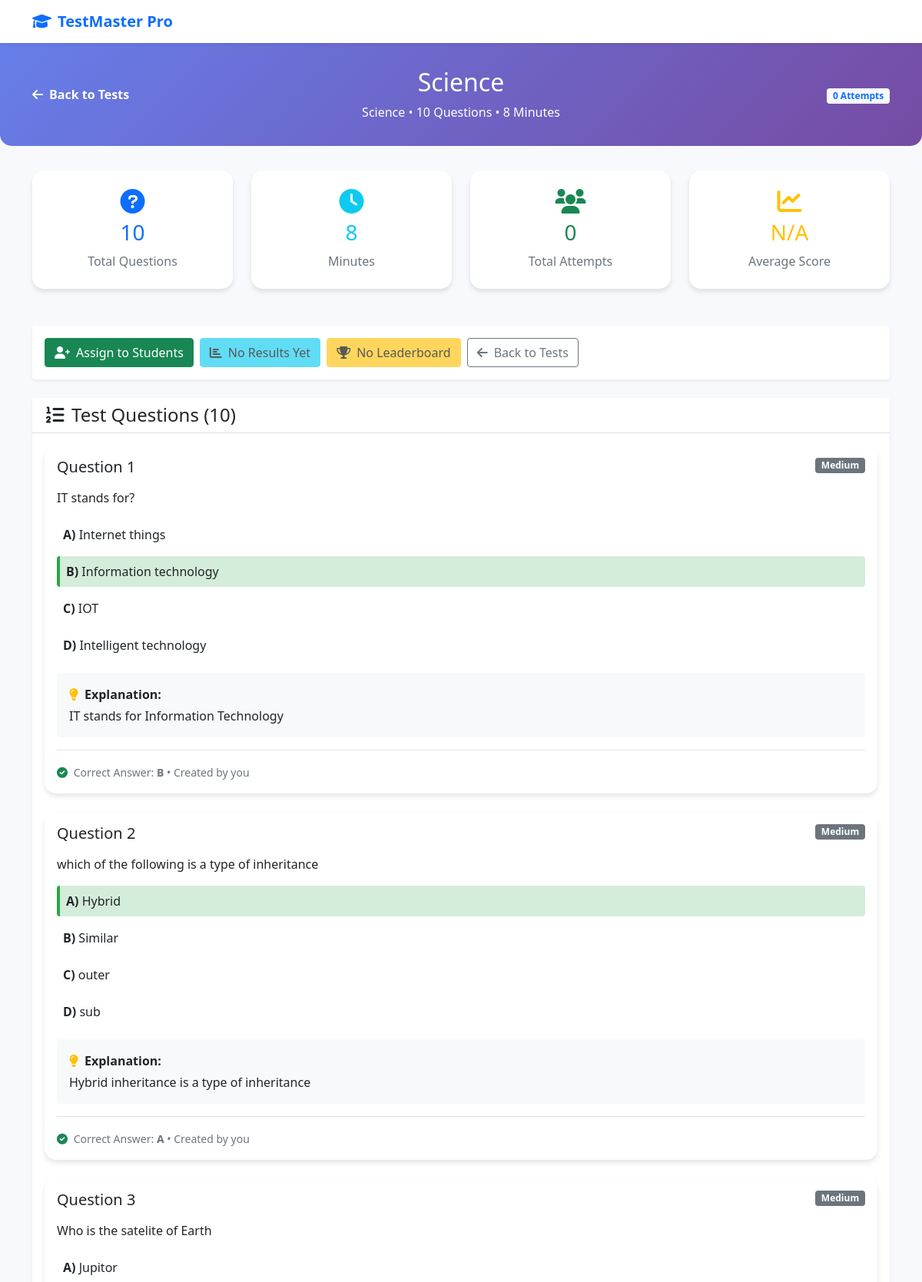
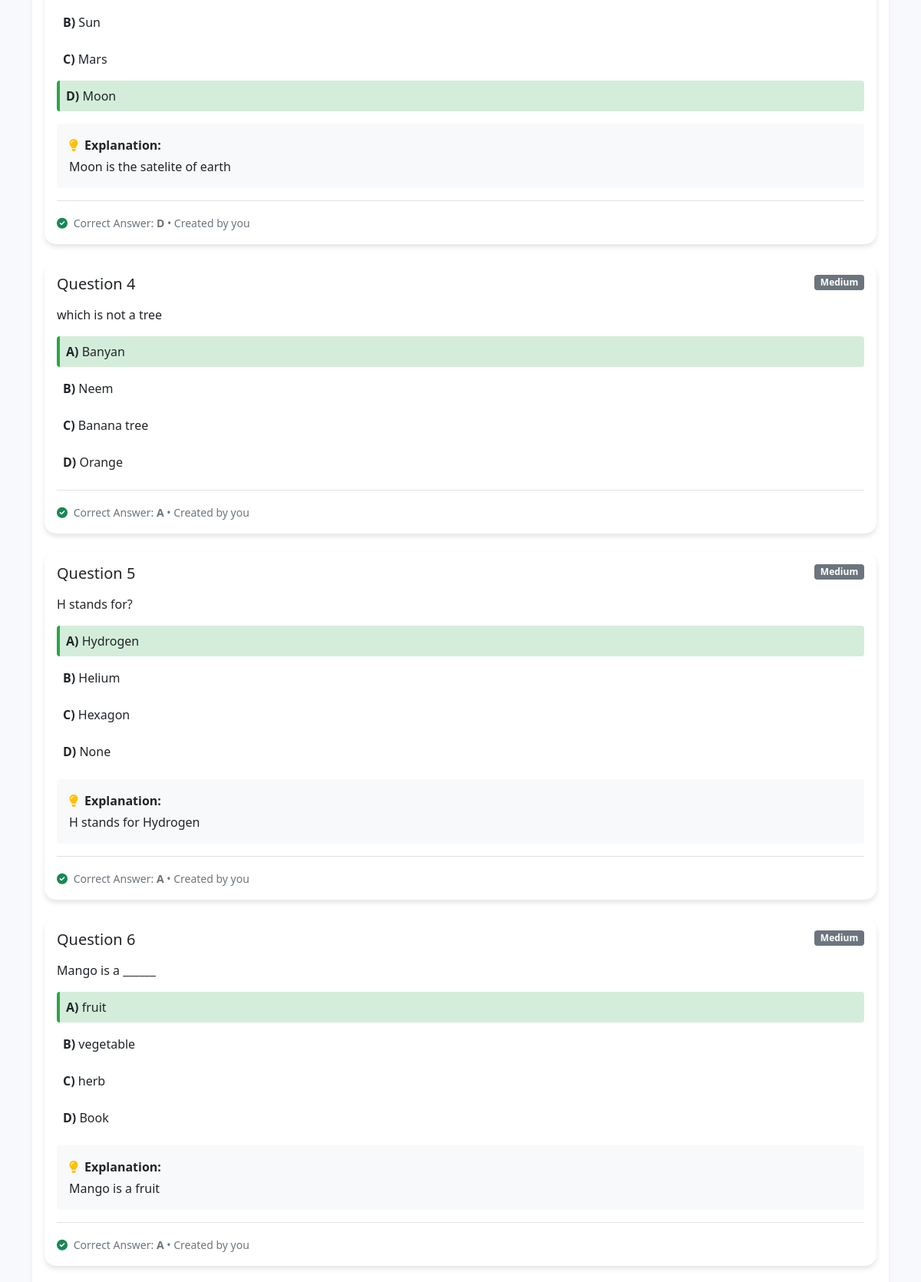
Screenshot of /teacher/view_test/2 (signed in, upper part) with the database file from the repository (2 pictures, top to bottom).
### models.py (models this page shows)
class TestPaper(db.Model):
    id = db.Column(db.Integer, primary_key=True)
    name = db.Column(db.String(200), nullable=False)
    description = db.Column(db.Text)
    subject = db.Column(db.String(100), nullable=False)
    total_questions = db.Column(db.Integer, nullable=False)
    duration = db.Column(db.Integer, nullable=False)
    created_by = db.Column(db.Integer, db.ForeignKey('user.id'), nullable=False)
    created_at = db.Column(db.DateTime, default=lambda: datetime.now(timezone.utc))
    is_active = db.Column(db.Boolean, default=True)
    questions = db.relationship('TestQuestion', backref='test_paper', cascade='all, delete-orphan')

class TestQuestion(db.Model):
    id = db.Column(db.Integer, primary_key=True)
    test_paper_id = db.Column(db.Integer, db.ForeignKey('test_paper.id'), nullable=False)
    question_id = db.Column(db.Integer, db.ForeignKey('question.id'), nullable=False)
    question_number = db.Column(db.Integer, nullable=False)
    question = db.relationship('Question', backref='test_questions')

class Question(db.Model):
    id = db.Column(db.Integer, primary_key=True)
    subject = db.Column(db.String(100), nullable=False)
    question_text = db.Column(db.Text, nullable=False)
    option_a = db.Column(db.Text, nullable=False)
    option_b = db.Column(db.Text, nullable=False)
    option_c = db.Column(db.Text, nullable=False)
    option_d = db.Column(db.Text, nullable=False)
    correct_answer = db.Column(db.String(1), nullable=False)
    explanation = db.Column(db.Text)
    difficulty = db.Column(db.String(20), default='medium')
    uploaded_by = db.Column(db.Integer, db.ForeignKey('user.id'), nullable=False)
    created_at = db.Column(db.DateTime, default=lambda: datetime.now(timezone.utc))
    is_active = db.Column(db.Boolean, default=True)

### app.py (the view)
@app.route('/teacher/view_test/<int:test_id>')
@login_required('teacher')
def view_test(test_id):
    try:
        test = TestPaper.query.filter_by(id=test_id, created_by=session['user_id']).first_or_404()
        test_questions = TestQuestion.query.filter_by(test_paper_id=test_id).order_by(TestQuestion.question_number).all()
        total_attempts = TestResult.query.filter_by(test_paper_id=test_id).count()
        avg_score_result = db.session.query(db.func.avg(TestResult.percentage)).filter_by(test_paper_id=test_id).scalar()
        avg_score = avg_score_result if avg_score_result is not None else 0
        return render_template('view_test.html',
                             test=test,
                             test_questions=test_questions,
                             total_attempts=total_attempts,
                             avg_score=avg_score)
    except Exception as e:
        logger.error(f"View test error: {str(e)}")
        flash('Error loading test details.', 'danger')
        return redirect(url_for('manage_tests'))

### app.py (called while the page is built)
def login_required(role=None):
    def decorator(f):
        @wraps(f)
        def decorated_function(*args, **kwargs):
            if 'user_id' not in session:
                flash('Please log in to access this page.', 'warning')
                return redirect(url_for('login'))
            user = db.session.get(User, session['user_id'])
            if not user or not user.is_active:
                session.clear()
                flash('Your account is not active or has been deleted.', 'danger')
                return redirect(url_for('login'))
            if role and session.get('role') != role:
                flash('You do not have permission to access this page.', 'danger')
                return redirect(url_for('dashboard'))
            return f(*args, **kwargs)
        return decorated_function
    return decorator

### templates/view_test.html (shortened to what this page needs)
<!DOCTYPE html>
<html lang="en">
<head>
    <link href="https://cdn.jsdelivr.net/npm/bootstrap@5.1.3/dist/css/bootstrap.min.css" rel="stylesheet">
    <link rel="stylesheet" href="https://cdnjs.cloudflare.com/ajax/libs/font-awesome/6.0.0/css/all.min.css">
</head>
<body>
    <nav class="navbar navbar-light bg-white shadow-sm">
        <div class="container">
            <a class="navbar-brand fw-bold text-primary" href="{{ url_for('teacher_dashboard') }}">
                <i class="fas fa-graduation-cap me-2"></i>TestMaster Pro
            </a>
        </div>
    </nav>
    <div class="test-header">
        <div class="container">
            <div class="row align-items-center">
                <div class="col">
                    <a href="{{ url_for('manage_tests') }}" class="back-btn">
                        <i class="fas fa-arrow-left me-2"></i>Back to Tests
                    </a>
                </div>
                <div class="col text-center">
                    <h1 class="h2 mb-2">{{ test.name }}</h1>
                    <p class="mb-0">{{ test.subject }} • {{ test.total_questions }} Questions • {{ test.duration }} Minutes</p>
                </div>
                <div class="col text-end">
                    <span class="badge bg-light text-primary">{{ total_attempts }} Attempts</span>
                </div>
            </div>
        </div>
    </div>
    <div class="container">
        <div class="row mb-4">
            <div class="col-md-3">
                <div class="stats-card text-center">
                    <i class="fas fa-question-circle fa-2x text-primary mb-2"></i>
                    <h3 class="text-primary">{{ test.total_questions }}</h3>
                    <p class="text-muted mb-0">Total Questions</p>
                </div>
            </div>
            <div class="col-md-3">
                <div class="stats-card text-center">
                    <i class="fas fa-clock fa-2x text-info mb-2"></i>
                    <h3 class="text-info">{{ test.duration }}</h3>
                    <p class="text-muted mb-0">Minutes</p>
                </div>
            </div>
            <div class="col-md-3">
                <div class="stats-card text-center">
                    <i class="fas fa-users fa-2x text-success mb-2"></i>
                    <h3 class="text-success">{{ total_attempts }}</h3>
                    <p class="text-muted mb-0">Total Attempts</p>
                </div>
            </div>
            <div class="col-md-3">
                <div class="stats-card text-center">
                    <i class="fas fa-chart-line fa-2x text-warning mb-2"></i>
                    <h3 class="text-warning">
                        {% if total_attempts > 0 %}
                            {{ "%.1f"|format(avg_score) }}%
                        {% else %}
                            N/A
                        {% endif %}
                    </h3>
                    <p class="text-muted mb-0">Average Score</p>
                </div>
            </div>
        </div>
        <div class="card mb-4 border-0 shadow-sm">
            <div class="card-body">
                <div class="d-flex gap-2 flex-wrap">
                    <a href="{{ url_for('assign_test_to_students', test_id=test.id) }}" class="btn btn-success">
                        <i class="fas fa-user-plus me-2"></i>Assign to Students
                    </a>
                    {% if total_attempts > 0 %}
                    <a href="{{ url_for('test_results', test_id=test.id) }}" class="btn btn-info">
                        <i class="fas fa-chart-bar me-2"></i>View Results
                    </a>
                    <a href="{{ url_for('test_leaderboard', test_id=test.id) }}" class="btn btn-warning">
                        <i class="fas fa-trophy me-2"></i>Leaderboard
                    </a>
                    {% else %}
                    <button class="btn btn-info" disabled>
                        <i class="fas fa-chart-bar me-2"></i>No Results Yet
                    </button>
                    <button class="btn btn-warning" disabled>
                        <i class="fas fa-trophy me-2"></i>No Leaderboard
                    </button>
                    {% endif %}
                    <a href="{{ url_for('manage_tests') }}" class="btn btn-outline-secondary">
                        <i class="fas fa-arrow-left me-2"></i>Back to Tests
                    </a>
                </div>
            </div>
        </div>
        <div class="card border-0 shadow-sm">
            <div class="card-header bg-white">
                <h4 class="mb-0"><i class="fas fa-list-ol me-2"></i>Test Questions ({{ test_questions|length }})</h4>
            </div>
            <div class="card-body">
                {% if test_questions %}
                    {% for tq in test_questions %}
                    <div class="question-card">
                        <div class="card-body">
                            <div class="d-flex justify-content-between align-items-start mb-3">
                                <h5 class="card-title mb-0">Question {{ tq.question_number }}</h5>
                                <span class="badge bg-secondary">{{ tq.question.difficulty|title }}</span>
                            </div>
                            <p class="card-text mb-3">{{ tq.question.question_text }}</p>
                            <div class="options-container">
                                <div class="option mb-2 {% if tq.question.correct_answer == 'A' %}correct-answer{% endif %} p-2 rounded">
                                    <span class="option-label">A)</span> {{ tq.question.option_a }}
                                </div>
                                <div class="option mb-2 {% if tq.question.correct_answer == 'B' %}correct-answer{% endif %} p-2 rounded">
                                    <span class="option-label">B)</span> {{ tq.question.option_b }}
                                </div>
                                <div class="option mb-2 {% if tq.question.correct_answer == 'C' %}correct-answer{% endif %} p-2 rounded">
                                    <span class="option-label">C)</span> {{ tq.question.option_c }}
                                </div>
                                <div class="option mb-2 {% if tq.question.correct_answer == 'D' %}correct-answer{% endif %} p-2 rounded">
                                    <span class="option-label">D)</span> {{ tq.question.option_d }}
                                </div>
                            </div>
                            {% if tq.question.explanation %}
                            <div class="explanation mt-3 p-3 bg-light rounded">
                                <strong><i class="fas fa-lightbulb me-2 text-warning"></i>Explanation:</strong>
                                <p class="mb-0 mt-1">{{ tq.question.explanation }}</p>
                            </div>
                            {% endif %}
                            <div class="question-meta mt-3 pt-3 border-top">
                                <small class="text-muted">
                                    <i class="fas fa-check-circle me-1 text-success"></i>
                                    Correct Answer: <strong>{{ tq.question.correct_answer }}</strong>
                                    {% if tq.question.uploaded_by %}
                                    • Created by you
                                    {% endif %}
                                </small>
                            </div>
                        </div>
                    </div>
                    {% endfor %}
                {% else %}
                <div class="text-center py-5">
                    <i class="fas fa-question-circle fa-4x text-muted mb-3"></i>
                    <h5 class="text-muted">No Questions Found</h5>
                    <p class="text-muted">This test doesn't have any questions yet.</p>
                </div>
                {% endif %}
            </div>
        </div>
    </div>
</body>
</html>

### templates/view_test.html (style rules this page uses)
body { background-color: #f8f9fc; font-family: 'Segoe UI', Tahoma, Geneva, Verdana, sans-serif; }
.test-header { background: linear-gradient(135deg, #667eea 0%, #764ba2 100%); color: white; padding: 2rem 0; margin-bottom: 2rem; border-radius: 0 0 15px 15px; }
.question-card { background: white; border: none; border-radius: 15px; box-shadow: 0 4px 6px rgba(0, 0, 0, 0.1); margin-bottom: 1.5rem; transition: all 0.3s ease; }
.correct-answer { background-color: #d4edda; border-left: 4px solid #28a745; }
.option-label { font-weight: 600; min-width: 30px; }
.stats-card { background: white; border-radius: 15px; box-shadow: 0 4px 6px rgba(0, 0, 0, 0.1); padding: 1.5rem; margin-bottom: 1.5rem; }
.back-btn { color: white; text-decoration: none; font-weight: 600; transition: opacity 0.3s; }

### rows the page displays
TestPaper: name "Science", subject "Science", total_questions "10", duration "8"
TestQuestion: question_number "1", question.difficulty "Medium", question.question_text "IT stands for?", question.option_a "Internet things", question.option_b "Information technology", question.option_c "IOT", question.option_d "Intelligent technology", question.explanation "IT stands for Information Technology", question.correct_answer "B"
TestQuestion: question_number "2", question.difficulty "Medium", question.question_text "which of the following is a type of inheritance", question.option_a "Hybrid", question.option_b "Similar", question.option_c "outer", question.option_d "sub", question.explanation "Hybrid inheritance is a type of inheritance", question.correct_answer "A"
TestQuestion: question_number "3", question.difficulty "Medium", question.question_text "Who is the satelite of Earth", question.option_a "Jupitor", question.option_b "Sun", question.option_c "Mars", question.option_d "Moon", question.explanation "Moon is the satelite of earth", question.correct_answer "D"
TestQuestion: question_number "4", question.difficulty "Medium", question.question_text "which is not a tree", question.option_a "Banyan", question.option_b "Neem", question.option_c "Banana tree", question.option_d "Orange", question.correct_answer "A"
TestQuestion: question_number "5", question.difficulty "Medium", question.question_text "H stands for?", question.option_a "Hydrogen", question.option_b "Helium", question.option_c "Hexagon", question.option_d "None", question.explanation "H stands for Hydrogen", question.correct_answer "A"
TestQuestion: question_number "6", question.difficulty "Medium", question.question_text "Mango is a ______", question.option_a "fruit", question.option_b "vegetable", question.option_c "herb", question.option_d "Book", question.explanation "Mango is a fruit", question.correct_answer "A"

### other values shown
{{ total_attempts }} "0"
{{ test_questions|length }} "10"
